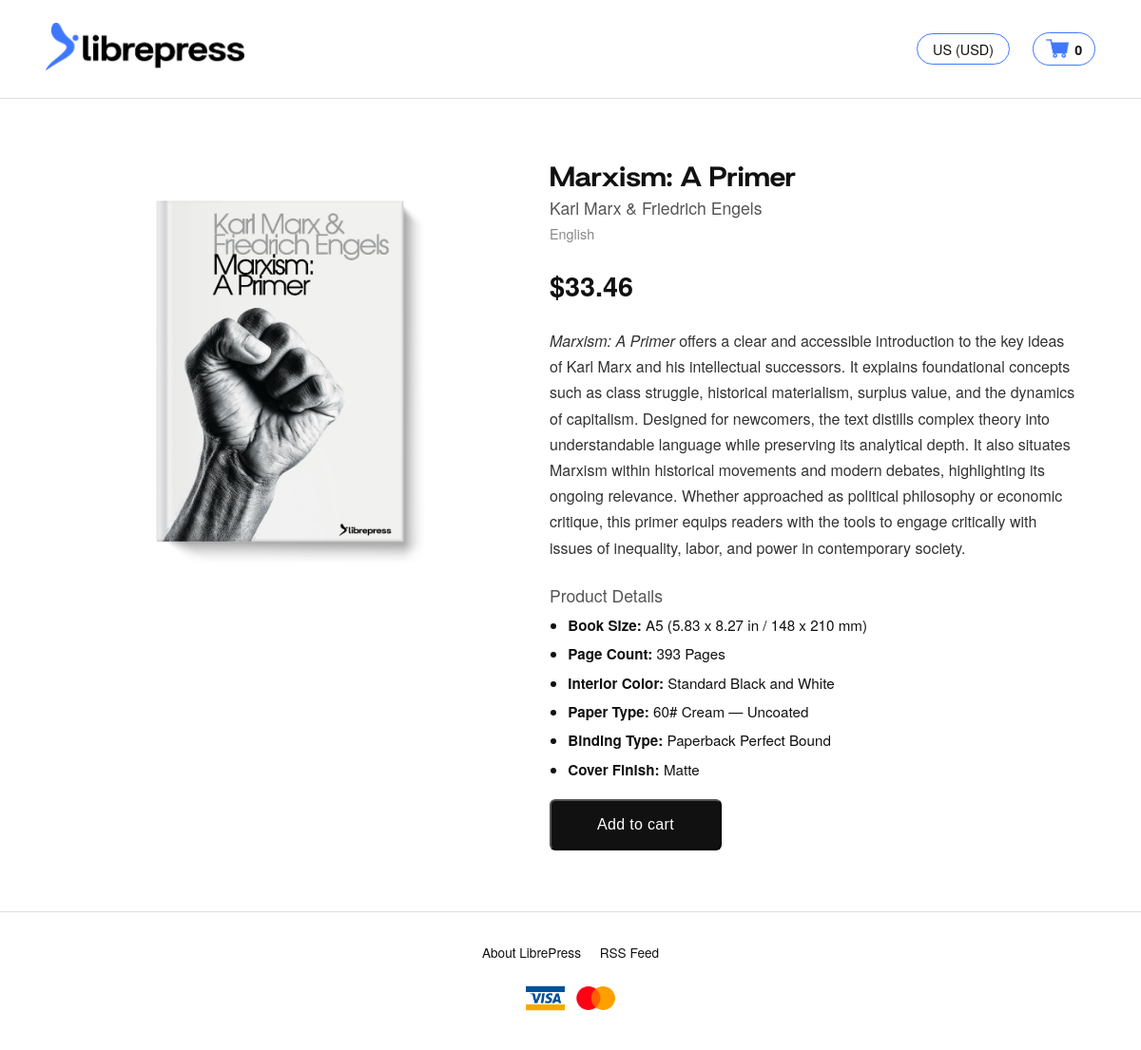
The app's page /book?pk=8, older data.
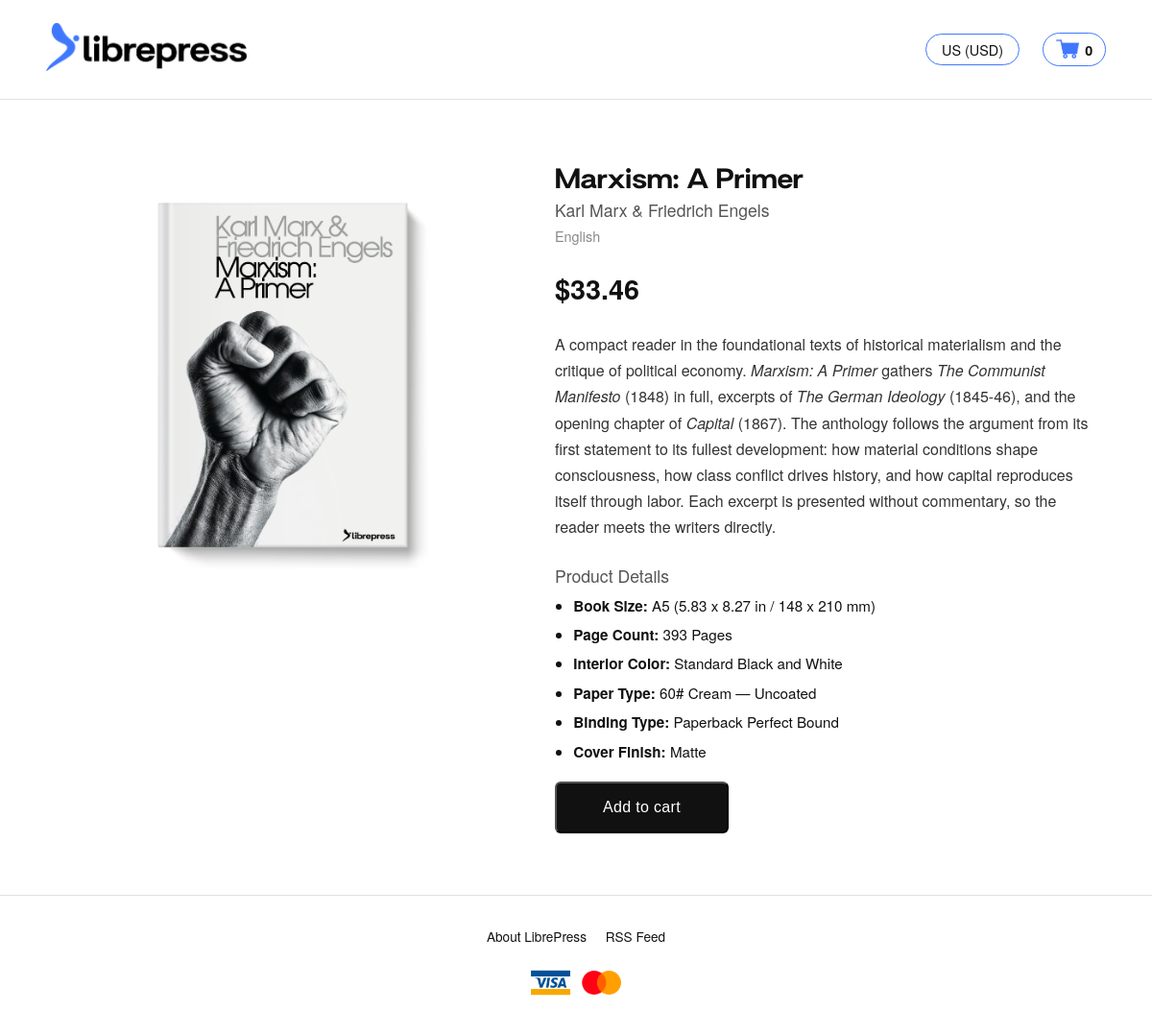
The same page, newer data.
### models.py (models this page shows)
class Book(db.Model):
    id = db.Column(db.Integer, primary_key=True)
    title = db.Column(db.String(200), nullable=False)
    author = db.Column(db.String(200),  nullable=False)
    language = db.Column(db.String(50), default='English')
    price = db.Column(db.Float, nullable=False)
    description = db.Column(db.Text, nullable=False)
    cover_image = db.Column(db.String(200), nullable=False)
    cover_pdf = db.Column(db.String(200))
    interior_pdf = db.Column(db.String(200))
    page_count = db.Column(db.Integer)

### app.py (the view)
@app.route('/book')
def book():
    pk = request.args.get('pk')
    if not pk:
        return abort(400)
    book = Book.query.get_or_404(int(pk))
    return render_template('book.html', book=book)

### templates/book.html (shortened to what this page needs)
{% extends "base.html" %}
{% block content %}
<main class="product-page">
    <div class="product-cover">
        <img src="{{ url_for('static', filename='img/' + book.cover_image) }}" alt="{{ book.title }}">
    </div>
    <div class="product-details">
        <h1>{{ book.title }}</h1>
        <h2>{{ book.author }}</h2>
        <h3>{{ book.language }}</h3>
        <p class="product-price">${{ book.price }}</p>
        <p class="product-description">{{ book.description | safe }}</p>
        <h2 class="product-details-heading">Product Details</h2>
        <ul class="product-specs">
            <li><strong>Book Size:</strong> A5 (5.83 x 8.27 in / 148 x 210 mm)</li>
            <li><strong>Page Count:</strong> {{ book.page_count }} Pages</li>
            <li><strong>Interior Color:</strong> Standard Black and White</li>
            <li><strong>Paper Type:</strong> 60# Cream — Uncoated</li>
            <li><strong>Binding Type:</strong> Paperback Perfect Bound</li>
            <li><strong>Cover Finish:</strong> Matte</li>
        </ul>
        <form action="/add_to_cart" method="POST">
            <button type="submit" class="add-to-cart">Add to cart</button>
        </form>
    </div>
</main>
{% endblock %}

### templates/base.html (shortened to what this page needs)
<!DOCTYPE html>
<head>
	<link rel="stylesheet" href="{{ url_for('static', filename='css/style.css') }}">
</head>
<body>
	<header>
	 <a href="/"><img src="{{ url_for('static', filename='img/librepress_logo.png') }}" alt="LibrePress" class="site-logo"></a>
	 <nav>
	  <a href="/select_country" class="country-selector">US (USD)</a>
	  <a href="/cart" class="cart-link">
	   <img src="{{ url_for('static', filename='img/cart.png') }}" alt="Cart" class="cart-icon">
	   <span class="cart-count">{{ session.get('cart', [])|length }}</span>
	  </a>
	 </nav>
	</header>
{% block content %}{% endblock %}
	<footer>
	 <a href="/faq">About LibrePress</a>
	 <a href="/rss.xml">RSS Feed</a>
	 <div class="payment-icons">
	  <img src="{{ url_for('static', filename='img/visa-logo.png') }}" alt="Visa">
	  <img src="{{ url_for('static', filename='img/mastercard-logo.png') }}" alt="MasterCard">
	 </div>
	</footer>
</body>
</html>

### static/css/style.css (style rules this page uses)
* { margin: 0; padding: 0; box-sizing: border-box; }
body { font-family: 'Helvetica Neue', Helvetica, Arial, sans-serif; background-color: #ffffff; color: #111111; }
header { display: flex; justify-content: space-between; align-items: center; padding: 1.5rem 3rem; border-bottom: 1px solid #e0e0e0; }
.site-logo { height: 50px; width: auto; max-width: 300px; }
nav { display: flex; align-items: center; gap: 1.5rem; }
nav a { text-decoration: none; color: #111; }
.country-selector { border: 1px solid #3f78ff; border-radius: 999px; padding: 0.3rem 1rem; color: #111; font-size: 0.9rem; }
.cart-link { display: flex; align-items: center; gap: 0.4rem; border: 1px solid #3f78ff; border-radius: 999px; padding: 0.3rem 0.8rem; color: #111; }
.cart-icon { width: 24px; height: 24px; object-fit: contain; }
.cart-count { font-size: 0.9rem; font-weight: 600; }
footer { text-align: center; padding: 2rem; border-top: 1px solid #e0e0e0; font-size: 0.85rem; color: #555; }
footer a { color: #111; text-decoration: none; margin: 0 0.5rem; }
.payment-icons { display: flex; align-items: center; justify-content: center; gap: 0.5rem; margin-top: 1rem; }
.payment-icons img { width: 45px; height: auto; }
.product-details-heading { font-size: 1.3rem; font-weight: 700; margin-top: 1.5rem; margin-bottom: 1rem; }
.product-specs { list-style: disc; padding-left: 1.2rem; margin-bottom: 1rem; line-height: 2; font-size: 0.95rem; }
.product-specs li strong { font-weight: 700; }
.product-page { display: flex; gap: 4rem; max-width: 1200px; margin: 4rem auto; padding: 0 4rem; align-items: flex-start; }
.product-cover img { width: 450px; height: auto; display: block; }
.product-details { flex: 1; }
.product-details h1 { font-family: 'Britanica Black', sans-serif; }
.product-details h2 { font-size: 1.1rem; font-weight: 400; color: #555; margin-bottom: 0.25rem; }
.product-details h3 { font-size: 0.9rem; font-weight: 400; color: #888; margin-bottom: 1.5rem; }
.product-price { font-size: 1.8rem; font-weight: 700; margin-bottom: 1.5rem; }
.product-description { font-size: 1rem; line-height: 1.7; color: #333; margin-bottom: 1.5rem; }
.add-to-cart { display: inline-block; background-color: #111; color: #fff; text-decoration: none; padding: 1rem 3rem; border-radius: 6px; font-size: 1rem; font-weight: 500; letter-spacing: 0.02rem; }

Row changes from the older to the newer data that the page shows:
changed Book "Marxism: A Primer": description "Marxism: A Primer offers a clear and accessible introduction to the key ideas of Karl Marx and his intellectual successors. It explains foundational concepts such as class struggle, historical materialism, surplus value, and the dynamics of capitalism. Designed for newcomers, the text distills complex theory into understandable language while preserving its analytical depth. It also situates Marxism within historical movements and modern debates, highlighting its ongoing relevance. Whether approached as political philosophy or economic critique, this primer equips readers with the tools to engage critically with issues of inequality, labor, and power in contemporary society." → "A compact reader in the foundational texts of historical materialism and the critique of political economy. Marxism: A Primer gathers The Communist Manifesto (1848) in full, excerpts of The German Ideology (1845-46), and the opening chapter of Capital (1867). The anthology follows the argument from its first statement to its fullest development: how material conditions shape consciousness, how class conflict drives history, and how capital reproduces itself through labor. Each excerpt is presented without commentary, so the reader meets the writers directly."
